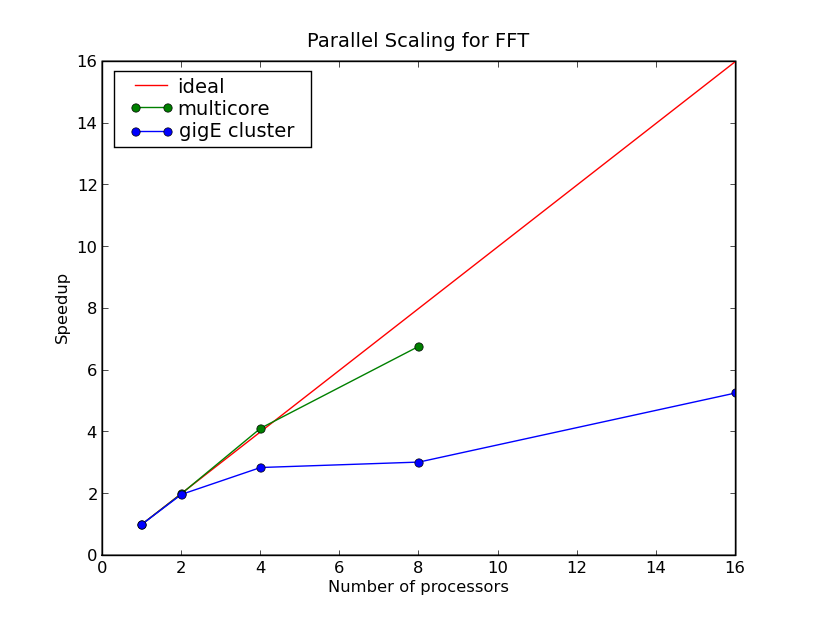

Write Python code to recreate this figure.
import pylab

ideal = [1,2,4,8,16]
ncpus = [1,2,4,8,16]
multicore = [1,1.9921,4.11310,6.77]
cluster = [1,1.9692,2.84175,3.0178,5.2564]

pylab.plot(ncpus, ideal,'r-', label='ideal')
pylab.plot(ncpus[:-1], multicore, 'g-o', label='multicore')
pylab.plot(ncpus, cluster, 'b-o', label='gigE cluster')

pylab.xlabel('Number of processors')
pylab.ylabel('Speedup')
pylab.title('Parallel Scaling for FFT')

pylab.legend(loc=2)
